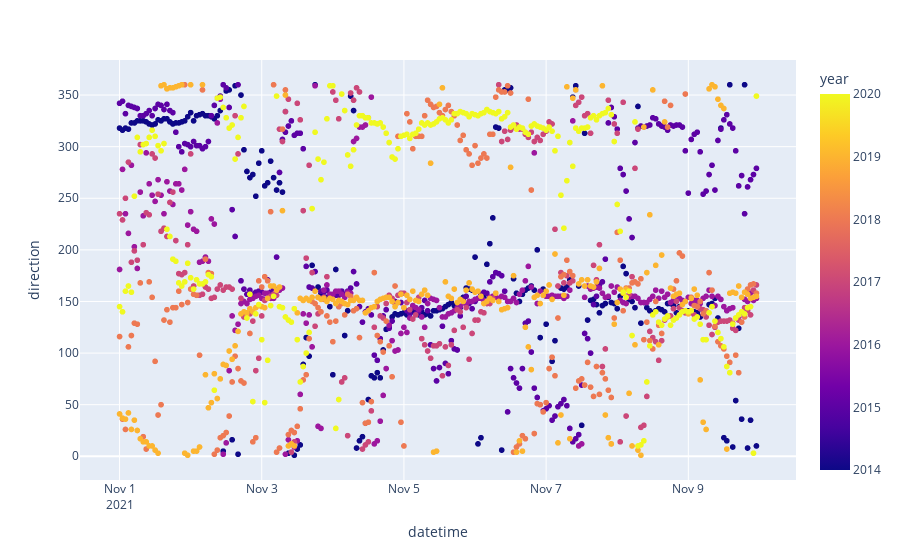

Write notebook code for a chart like this one.
### Code cell
##Sinop Meteoroloji İstasyonu 2015-2020 Yön Verileri Line

import datetime
import plotly.express as px
Ay = int(input("Please enter month number:\n"))
start=int(input("Please enter start day:\n"))
end=int(input("Please enter end day:\n"))
#yil=2014
yil=min(df.year)
maxyil=2020

first = df.loc[(df.year>=yil) & (df.year<=maxyil) &(df.month==Ay)& (df.day>=start)&(df.day<=end)]
    #const=df.loc[(df.year==min(df.year)) & (df.month==Ay)]
second=pd.DataFrame(first)
second.drop(['direction', 'velocity'], axis=1, inplace=True)
    #second.loc[:,'year'] = 2017
second= second.assign(year=2021)
secondtime=pd.to_datetime(second,format='%d-%m-%Y', errors='coerce')
first["datetime"]=secondtime

everynvelocity=first.direction
dayrepeat=first.datetime
    #everynvelocity=first.groupby(everynvelocity.index // N).sum()/N
    #dayrepeat=dayrepeat[dayrepeat.index % N==0]
    
if (len(dayrepeat)==len(everynvelocity)):
    fig = px.scatter(first, x=dayrepeat, y=everynvelocity, color="year")
else :
    everynvelocity =everynvelocity[:-1]
    fig = px.scatter(first, x=dayrepeat, y=everynvelocity, color="year")   

fig.show()

### Figure 1 — Plotly figure (JSON) as saved in the notebook; plotly's stock layout.template omitted (floating-point values rounded to 4 significant figures; data arrays with more than 128 entries replaced by an {"elided": "..."} marker saying what was removed)
{"data": [{"hovertemplate": "datetime=%{x}<br>direction=%{y}<br>year=%{marker.color}<extra></extra>", "legendgroup": "", "marker": {"color": {"elided": "1512 int values"}, "coloraxis": "coloraxis", "symbol": "circle"}, "mode": "markers", "name": "", "showlegend": false, "type": "scattergl", "x": {"elided": "1512 str values"}, "xaxis": "x", "y": {"elided": "1512 int values"}, "yaxis": "y"}], "layout": {"coloraxis": {"colorbar": {"title": {"text": "year"}}, "colorscale": [[0, "#0d0887"], [0.1111, "#46039f"], [0.2222, "#7201a8"], [0.3333, "#9c179e"], [0.4444, "#bd3786"], [0.5556, "#d8576b"], [0.6667, "#ed7953"], [0.7778, "#fb9f3a"], [0.8889, "#fdca26"], [1, "#f0f921"]]}, "legend": {"tracegroupgap": 0}, "margin": {"t": 60}, "xaxis": {"anchor": "y", "domain": [0, 1], "title": {"text": "datetime"}}, "yaxis": {"anchor": "x", "domain": [0, 1], "title": {"text": "direction"}}}}
